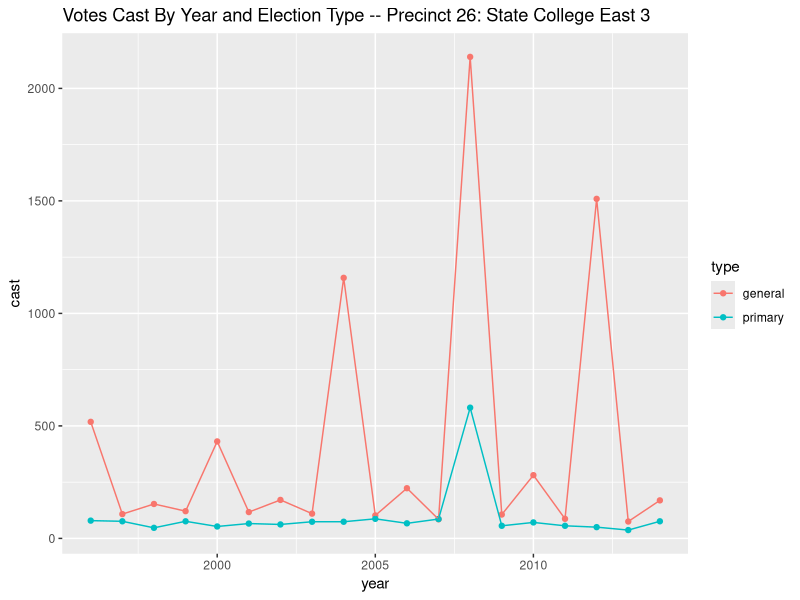
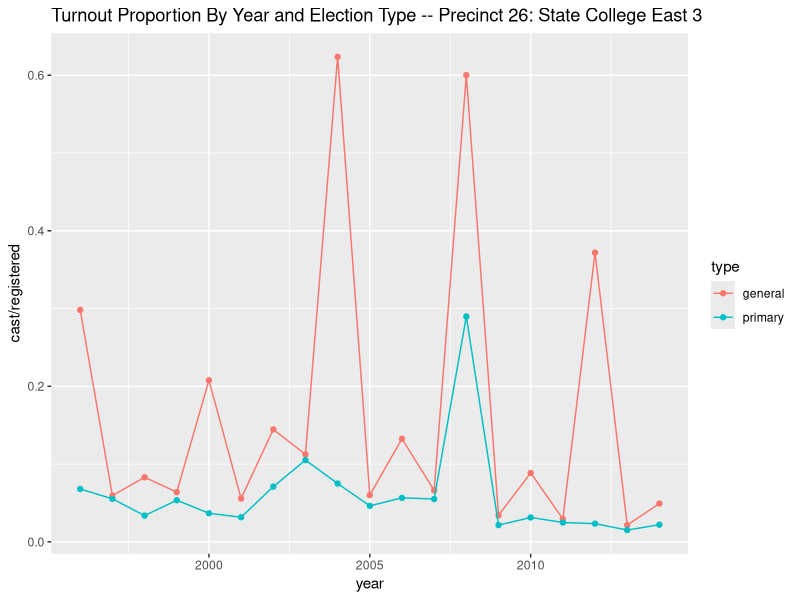
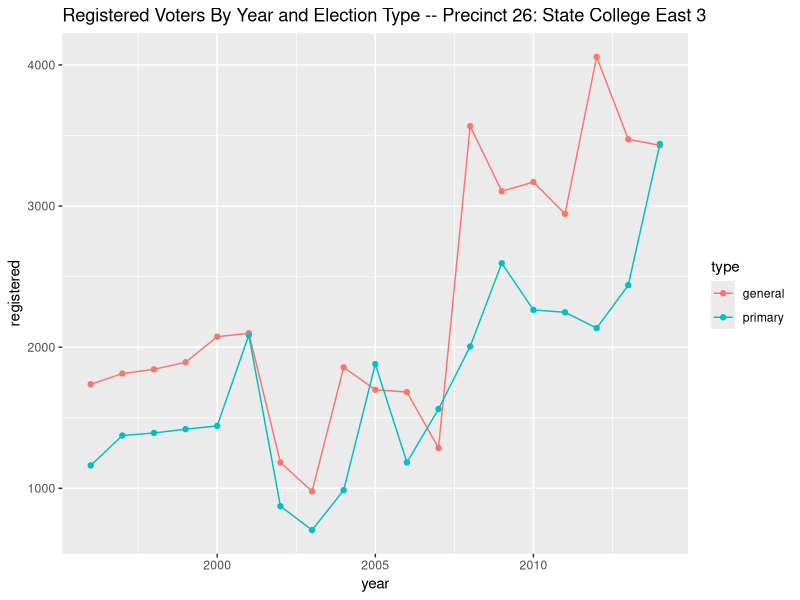
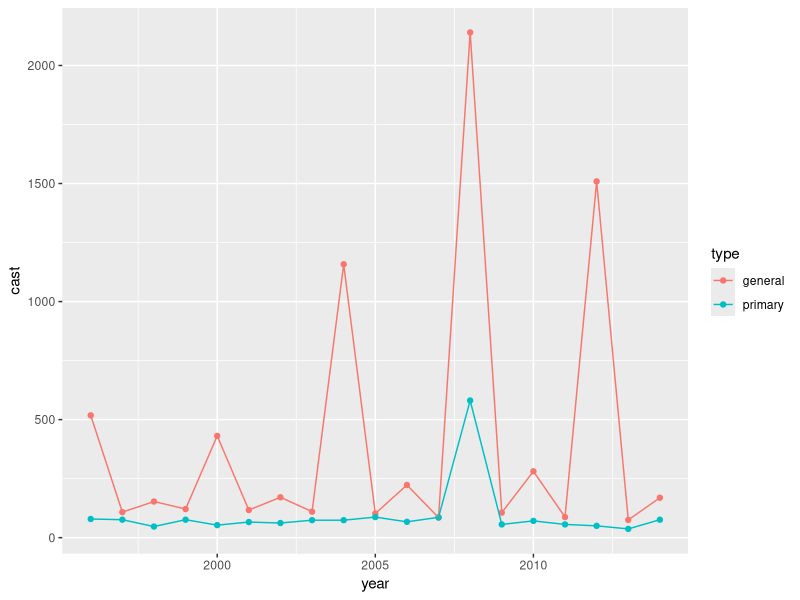
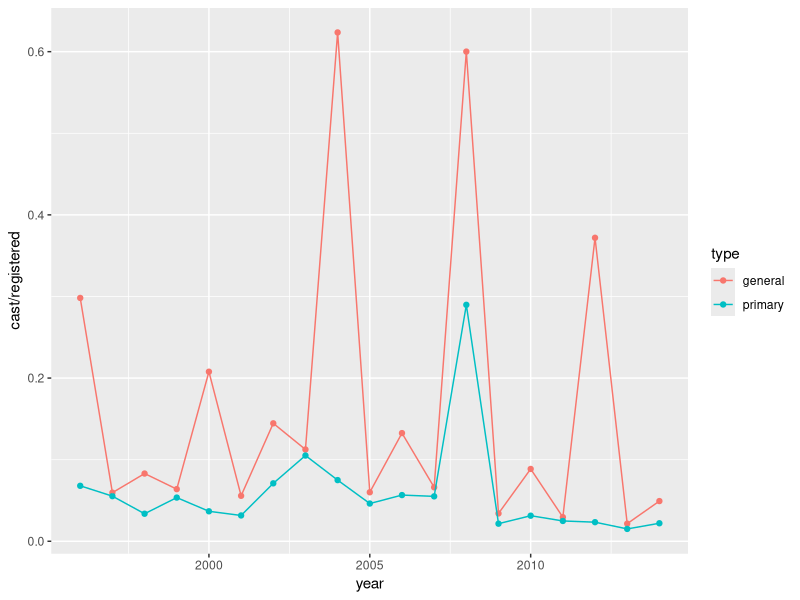
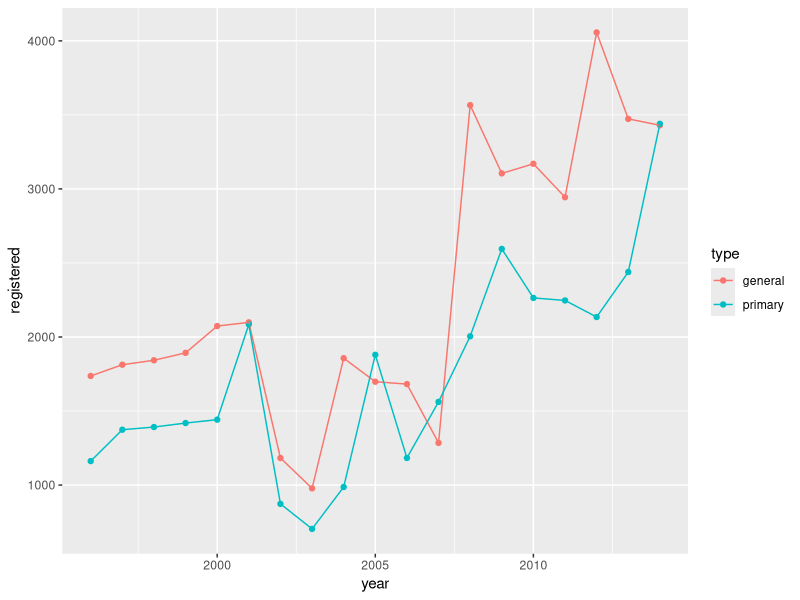

Write the R code that produced these figures, in order.
precinct.26 = read.csv("state-college-east-3-precinct-26.csv", header=TRUE)

library(ggplot2)

# Votes cast
p1 = qplot( x=year, y=cast, 
            data=precinct.26, 
            color=type, 
            geom=c("point", "line")
            )

p1 + labs(title="Votes Cast By Year and Election Type -- Precinct 26: State College East 3")
ggsave(filename="votes-cast.png", plot=p1)

# Turnout
p2 = qplot( x=year, y=cast/registered, 
              data=precinct.26, 
              color=type, 
              geom=c("point", "line")
)
p2 + labs(title="Turnout Proportion By Year and Election Type -- Precinct 26: State College East 3")
ggsave(filename="turnout-p.png", plot=p2)

# Registered
p3 = qplot( x=year, y=registered, 
            data=precinct.26, 
            color=type, 
            geom=c("point", "line")
)
p3 + labs(title="Registered Voters By Year and Election Type -- Precinct 26: State College East 3")
ggsave(filename="registered.png", plot=p3)


